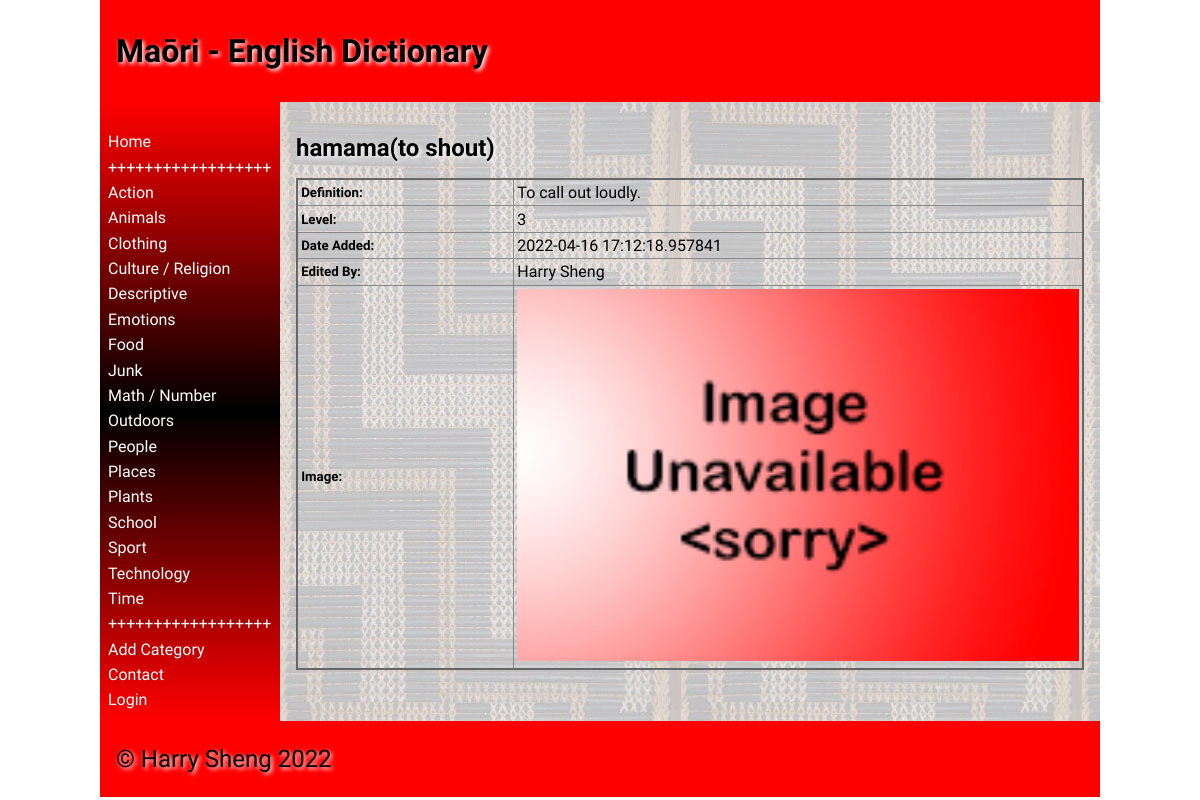
The page /word/1 on the database as committed earlier.
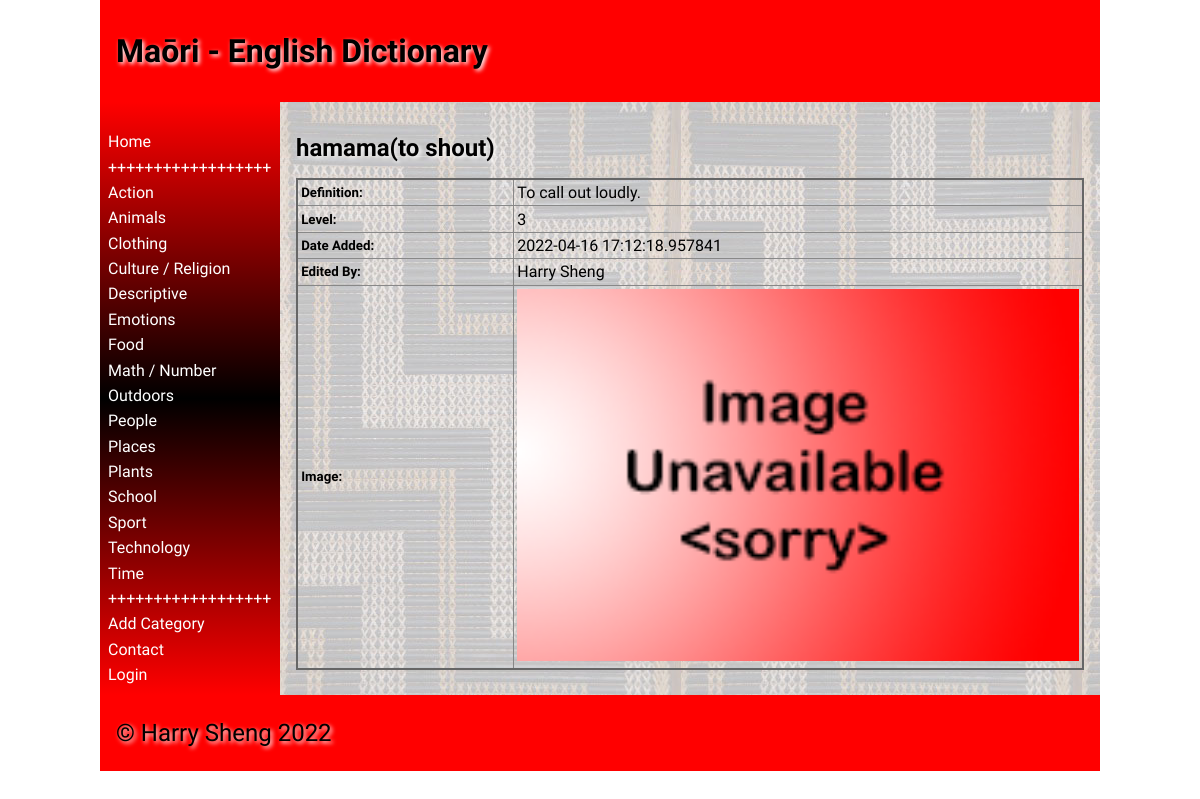
The same page on the database as committed later.
### tables this page shows
CREATE TABLE "categories"
(
	id integer
		constraint Dictionary_pk
			primary key autoincrement,
	category varchar(30)
);

CREATE TABLE "Words"
(
    id          integer
        constraint Words_pk
            primary key,
    maori       varchar(30),
    english     varchar(30),
    category    varchar(30),
    definition  varchar(300),
    level       integer(10),
    image       varchar(30),
    user_id     integer
        references User,
    timestamp   datatime,
    category_id integer
        constraint Words_category_id_fk
            references categories
, username varchar(30));

### app.py (the view, shortened to what this page needs)
@app.route('/word/<wordid>', methods=['POST', 'GET'])
def word(wordid):
    con = create_connection(DATABASE)
    query = "SELECT id, maori, english, definition, level, timestamp, user_id, image, username FROM Words WHERE id = ?" # get the data from database
    cur = con.cursor()
    cur.execute(query, (wordid,)) # execute query
    words = cur.fetchall() # put words into a list
    con.close()
    return render_template('word.html', logged_in=is_logged_in(), categories=category_list(), words=words,
                           logged_in_teacher=is_logged_in_teacher())

### app.py (called while the page is built)
def create_connection(db_file):
    try:
        connection = sqlite3.connect(db_file)
        connection.execute('pragma foreign_keys=ON')
        return connection
    except Error as e:
        print(e)
    return None

def is_logged_in():
    if session.get("email") is None:  # if there is no email the user are not logged in
        print("not logged in")
        return False
    else:
        print("logged in")
        return True

def is_logged_in_teacher():
    if session.get("teacher") == "Y":  # if the user is the teacher
        print("logged in as teacher")
        return True
    else:
        print("logged in as student")
        return False

def category_list():
    con = create_connection(DATABASE) # create connection to database
    query = "SELECT id, category FROM categories ORDER BY category ASC"  # select category fom
    cur = con.cursor()
    cur.execute(query) # execute the query
    category_list = cur.fetchall()
    cur.close()
    return category_list

### templates/word.html (shortened to what this page needs)
{% extends 'base.html' %}
{% block heading %}Maōri - English Dictionary{% endblock %}
{% block main %}
    {%  for word in words %}
    <h2>{{ word[1] }}({{ word[2] }}){% if logged_in_teacher %}<a href="/deleteword/{{ word[0]}}/{{ word[1] }}">- Delete Word</a>{% endif %}</h2>
    {% endfor %}
<table class="cart-table">
    {%  for word in words %}
    <thead>
    <tr>
        <td><h5>Definition:</h5></td>
        <td>{{ word[3] }}</td>
    </tr>
    <tr>
        <td><h5>Level:</h5></td>
        <td>{{ word[4] }}</td>
    </tr>
    <tr>
        <td><h5>Date Added:</h5></td>
        <td>{{ word[5] }}</td>
    </tr>
    <tr>
        <td><h5>Edited By:</h5></td>
        <td>{{ word[8] }}</td>
    </tr>
    <tr>
        <td><h5>Image:</h5></td>
        <td><img src="/static/images/{{ word[7] }}.jpg"  alt=""></td>
    </tr>
    </thead>
    {% endfor %}
</table>
{% endblock %}

### templates/base.html (shortened to what this page needs)
<!doctype html>
<html lang="en">
<head>
	<link href="{{ url_for('static', filename='css/style.css') }}" rel="stylesheet">
</head>
<body>
	<div id="container">
		<header>
			<h1>{% block heading %}{% endblock %}</h1>
		</header>
		<nav>
			<ul>
                <li><a href="\">Home</a></li>
                <li><a>++++++++++++++++++</a></li>
                <div class="category">
                {% for category in categories %}
                <tr>
                    <li><a href="/category/{{ category[0]}}">{{ category[1]}}</a></li>
                </tr>
                {% endfor %}
                </div>
                <li><a>++++++++++++++++++</a></li>
                <li><a href="/add_category">Add Category</a></li>
                <li><a href="/contact">Contact</a></li>
                {% if logged_in %}
                    <li><a href="/logout">Log Out(Logged as {{ session.first_name }})</a></li>
				{% else %}
                    <li><a href="/login">Login</a></li>
                {% endif %}
			</ul>
		</nav>
		<main>
            {% block main%}{% endblock %}
        </main>
		<footer>
			<p>
				&copy; Harry Sheng 2022
			</p>
		</footer>
	</div>
</body>
</html>

### static/css/style.css (style rules this page uses)
* { font-family: Comfortaa, sans-serif; margin: 0; padding: 0; box-sizing: border-box; }
#container { display: grid; grid-template-columns: 75px auto; grid-template-areas: 'nav header' 'main main' 'footer footer'; }
header { grid-area: header; background-color: #f00; padding: 1rem; }
nav { grid-area: nav; }
main { grid-area: main; padding: 1rem; background-color: #edd; }
h1, h2, h3, h4 { padding: 1rem 0; font-family: 'Suez One', serif; color: #000; text-shadow: 2px 2px 4px #fff; }
p { padding: 0.5rem 0; }
a { color: #222; }
img { width: 100%; }
table { width: 100%; border: 2px solid #666; border-collapse: collapse; }
th, td { border: 1px solid #888; padding: 0.2rem; text-align: left; }
footer { grid-area: footer; padding: 1rem; background-color: #f00; }
footer p { color: #000; text-shadow: 2px 2px 4px #fff; font-size: 1.5rem; }
@media only screen and (min-width: 768px) { #container { grid-template-columns: 180px auto; grid-template-areas: 'header header' 'nav main' 'footer footer'; } }
@media only screen and (min-width: 768px) { nav { background: linear-gradient(180deg, rgba(255,0,0,1) 0%, rgba(0, 0, 0, 1) 50%, rgba(255,0,0,1) 100%); padding: 0.5rem; } }
@media only screen and (min-width: 768px) { nav ul { list-style: none; } }
@media only screen and (min-width: 768px) { nav li { padding: 0.2rem 0; } }
@media only screen and (min-width: 768px) { nav a { color: #fff; text-decoration: none; } }
@media only screen and (min-width: 768px) { main { background-image: url('/static/images/poutama.jpg'); } }
@media only screen and (min-width: 1000px) { #container { width: 1000px; margin: auto; } }

Rows that differ between the two databases and show on the page:
removed categories: category "Junk"
